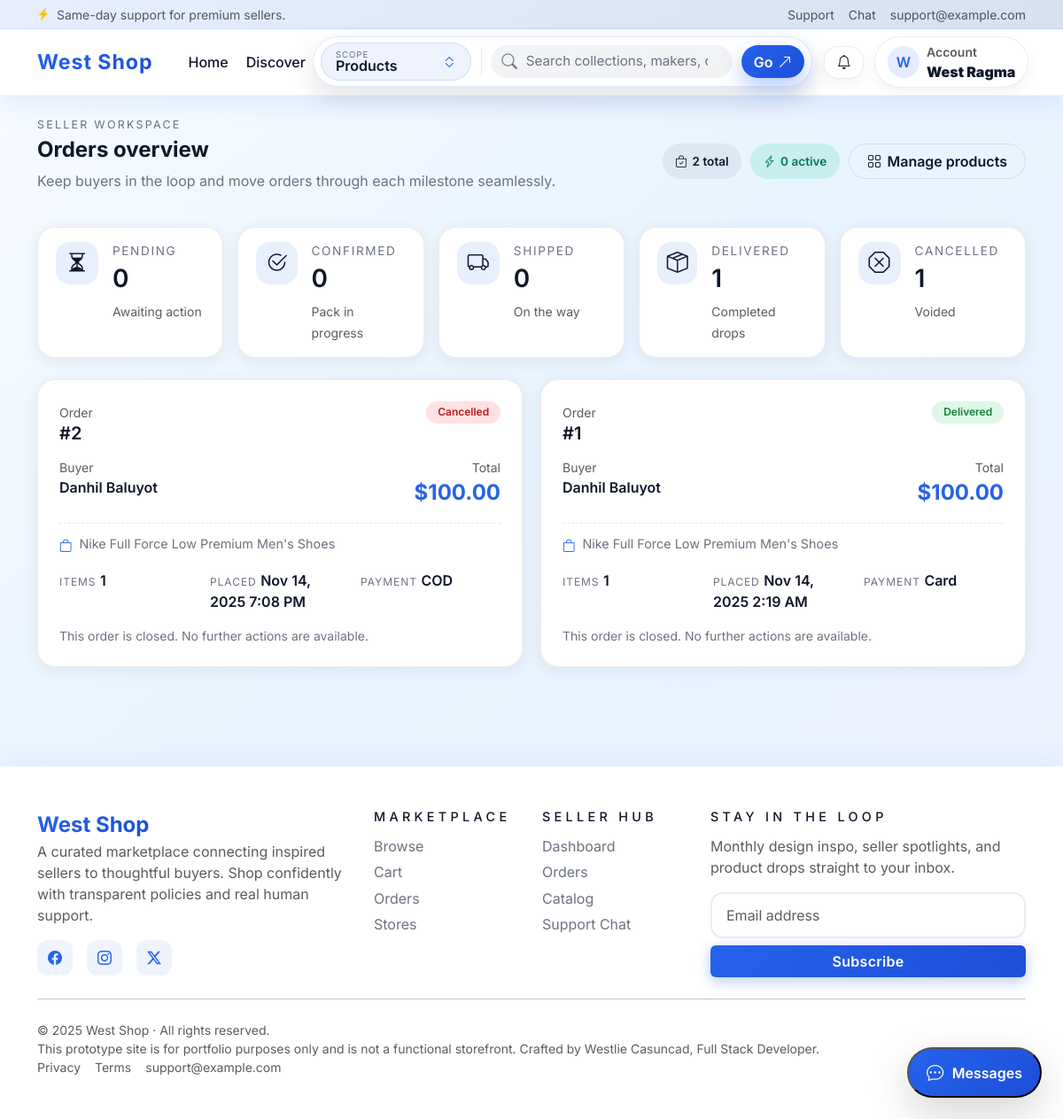
The app's page /seller/orders.php (signed in) with its own data.
### tables this page shows
CREATE TABLE `orders` (
  `order_id` int(11) NOT NULL,
  `buyer_id` int(11) DEFAULT NULL,
  `total_amount` decimal(10,2) NOT NULL DEFAULT 0.00,
  `payment_method` varchar(50) DEFAULT NULL,
  `status` enum('Pending','Confirmed','Shipped','Delivered','Cancelled') DEFAULT 'Pending',
  `cancel_reason` text DEFAULT NULL,
  `created_at` timestamp NOT NULL DEFAULT current_timestamp(),
  `coupon_id` int(11) DEFAULT NULL,
  `coupon_code` varchar(50) DEFAULT NULL,
  `discount_amount` decimal(10,2) DEFAULT 0.00
);

CREATE TABLE `users` (
  `user_id` int(11) NOT NULL,
  `role` enum('buyer','seller','admin') NOT NULL,
  `name` varchar(100) NOT NULL,
  `email` varchar(100) NOT NULL,
  `password` varchar(255) NOT NULL,
  `phone` varchar(20) DEFAULT NULL,
  `address` text DEFAULT NULL,
  `status` enum('pending','approved','rejected') DEFAULT 'pending',
  `created_at` timestamp NOT NULL DEFAULT current_timestamp()
);

### includes/config.php (called while the page is built, shortened)
<?php
function base_url(string $path = ''): string {
    $base = rtrim(BASE_PATH, '/');
    $path = ltrim($path, '/');
    return $base . '/' . $path;
}
?>

### includes/functions.php (called while the page is built, shortened)
<?php
require_once __DIR__ . '/config.php';
function e(string $s): string { return htmlspecialchars($s, ENT_QUOTES, 'UTF-8'); }
function unread_notifications_count(int $userId): int {
    global $pdo; $stmt = $pdo->prepare('SELECT COUNT(*) FROM notifications WHERE user_id=? AND is_read=0'); $stmt->execute([$userId]); return (int)$stmt->fetchColumn();
}

### includes/auth.php (called while the page is built, shortened)
<?php
require_once __DIR__ . '/config.php';
require_once __DIR__ . '/functions.php';
function current_user(): ?array {
    return $_SESSION['user'] ?? null;
}

### seller/orders.php (the view, shortened to what this page needs)
<?php
require_once __DIR__ . '/../includes/config.php';
require_once __DIR__ . '/../includes/auth.php';
require_once __DIR__ . '/../includes/functions.php';
$u = current_user();
$ordersStmt = $pdo->prepare('SELECT o.*, u.name AS buyer_name,
    GROUP_CONCAT(DISTINCT p.name ORDER BY p.name SEPARATOR ", ") AS items_summary,
    SUM(oi.quantity) AS total_items
  FROM orders o
  JOIN order_items oi ON o.order_id = oi.order_id
  JOIN products p ON oi.product_id = p.product_id
  JOIN users u ON o.buyer_id = u.user_id
  WHERE p.seller_id = ?
  GROUP BY o.order_id
  ORDER BY o.created_at DESC');
$ordersStmt->execute([$u['user_id']]);
$orders = $ordersStmt->fetchAll(PDO::FETCH_ASSOC);
$statusMeta = [
  'Pending' => ['icon' => 'bi-hourglass-split', 'label' => 'Awaiting action', 'pill' => 'status-pill--warning'],
  'Confirmed' => ['icon' => 'bi-check2-circle', 'label' => 'Pack in progress', 'pill' => 'status-pill--neutral'],
  'Shipped' => ['icon' => 'bi-truck', 'label' => 'On the way', 'pill' => 'status-pill--success'],
  'Delivered' => ['icon' => 'bi-box-seam', 'label' => 'Completed drops', 'pill' => 'status-pill--success'],
  'Cancelled' => ['icon' => 'bi-x-octagon', 'label' => 'Voided', 'pill' => 'status-pill--danger'],
];
$statusCounts = array_fill_keys(array_keys($statusMeta), 0);
foreach ($orders as &$order) {
  $status = $order['status'] ?? 'Pending';
  $statusCounts[$status]++;
}
$totalOrders = count($orders);
$openOrders = max(0, $totalOrders - (($statusCounts['Delivered'] ?? 0) + ($statusCounts['Cancelled'] ?? 0)));
include __DIR__ . '/../templates/header.php';
?>
<section class="section-shell">
  <div class="section-heading">
    <div>
      <p class="section-heading__eyebrow mb-1">Seller workspace</p>
      <h1 class="section-heading__title mb-0">Orders overview</h1>
      <p class="page-subtitle mt-2">Keep buyers in the loop and move orders through each milestone seamlessly.</p>
    </div>
    <div class="section-heading__actions flex-wrap">
      <span class="badge-chip"><i class="bi bi-bag-check"></i> <?php echo $totalOrders; ?> total</span>
      <span class="badge-chip badge-mint"><i class="bi bi-lightning-charge"></i> <?php echo $openOrders; ?> active</span>
      <a href="<?php echo e(base_url('seller/products.php')); ?>" class="pill-link"><i class="bi bi-grid"></i> Manage products</a>
    </div>
  </div>
  <div class="seller-stats-grid mb-4">
    <?php foreach ($statusMeta as $statusKey => $meta): ?>
      <div class="seller-stat-card">
        <div class="seller-stat-icon"><i class="bi <?php echo $meta['icon']; ?>"></i></div>
        <div>
          <div class="seller-stat-label"><?php echo e(strtoupper($statusKey)); ?></div>
          <div class="seller-stat__value fs-3 mb-1"><?php echo $statusCounts[$statusKey] ?? 0; ?></div>
          <small class="text-muted"><?php echo e($meta['label']); ?></small>
        </div>
      </div>
    <?php endforeach; ?>
  </div>
  <?php if($orders): ?>
    <div class="seller-orders-grid">
      <?php foreach($orders as $o):
        $statusKey = $o['status'] ?? 'Pending';
        $pillClass = $statusMeta[$statusKey]['pill'] ?? 'status-pill--neutral';
        $orderDate = $o['created_at'] ? date('M d, Y g:i A', strtotime($o['created_at'])) : '—';
        $isClosed = in_array($statusKey, ['Delivered','Cancelled'], true);
        $itemSummary = trim((string)$o['items_summary']);
      ?>
        <div class="seller-order-card">
          <div class="seller-order-card__top">
            <div>
              <span class="text-muted small">Order</span>
              <h5 class="mb-0">#<?php echo (int)$o['order_id']; ?></h5>
            </div>
            <span class="status-pill <?php echo $pillClass; ?>"><?php echo e($statusKey); ?></span>
          </div>
          <div class="d-flex flex-wrap justify-content-between align-items-start gap-3">
            <div>
              <span class="text-muted small d-block">Buyer</span>
              <span class="seller-order-card__buyer"><?php echo e($o['buyer_name']); ?></span>
            </div>
            <div class="text-end">
              <span class="text-muted small d-block">Total</span>
              <span class="seller-order-card__total">$<?php echo number_format((float)$o['total_amount'], 2); ?></span>
            </div>
          </div>
          <?php if($itemSummary): ?>
            <div class="seller-order-card__items">
              <i class="bi bi-bag"></i>
              <span><?php echo e($itemSummary); ?></span>
            </div>
          <?php endif; ?>
          <div class="seller-order-card__meta">
            <div>
              <span class="seller-order-card__meta-label">Items</span>
              <span class="seller-order-card__meta-value"><?php echo $o['total_items'] ?: '—'; ?></span>
            </div>
            <div>
              <span class="seller-order-card__meta-label">Placed</span>
              <span class="seller-order-card__meta-value"><?php echo e($orderDate); ?></span>
            </div>
            <div>
              <span class="seller-order-card__meta-label">Payment</span>
              <span class="seller-order-card__meta-value"><?php echo e($o['payment_method'] ?: 'Not set'); ?></span>
            </div>
          </div>
          <?php if($isClosed): ?>
            <div class="text-muted-soft small">This order is closed. No further actions are available.</div>
          <?php endif; ?>
        </div>
      <?php endforeach; ?>
    </div>
  <?php endif; ?>
</section>
<?php include __DIR__ . '/../templates/footer.php'; ?>

### assets/css/theme.css (style rules this page uses)
:root { --primary: #2563eb; --primary-dark: #1d4ed8; --primary-light: #9db5ff; --accent: #facc15; --accent-dark: #f59e0b; --mint: #34d399; --mint-dark: #047857; --rose: #fb7185; --rose-dark: #9f1239; --bg-soft: #f4f7ff; --bg-muted: #e6edff; --text: #0f172a; --text-light: #6b7280; --card-radius: 1.25rem; --shadow-sm: 0 4px 18px rgba(15, 23, 42, 0.07); --shadow-md: 0 12px 32px rgba(37, 99, 235, 0.18); --shadow-lg: 0 18px 50px rgba(37, 99, 235, 0.25); }
*, *::before, *::after { box-sizing: border-box; transition: all 0.2s ease; }
body { font-family: 'Inter', 'Poppins', system-ui, -apple-system, BlinkMacSystemFont, 'Segoe UI', sans-serif; background: linear-gradient(135deg, #f7fbff 0%, #e8f4ff 45%, #ecf2ff 100%); min-height: 100vh; color: var(--text); overflow-x: hidden; }
.bg-soft { background-color: var(--bg-soft) !important; }
.text-muted-soft { color: var(--text-light) !important; }
.badge-chip { display: inline-flex; align-items: center; gap: 0.35rem; font-size: 0.85rem; font-weight: 600; padding: 0.35rem 0.9rem; border-radius: 999px; color: var(--text); background: rgba(15, 23, 42, 0.06); }
.badge-mint { background: rgba(52, 211, 153, 0.18); color: var(--mint-dark); }
.section-shell { margin-bottom: 2.5rem; }
.section-heading { display: flex; flex-wrap: wrap; justify-content: space-between; align-items: center; gap: 1rem; margin-bottom: 1.5rem; }
.section-heading__eyebrow { text-transform: uppercase; letter-spacing: 0.18em; font-size: 0.78rem; color: var(--text-light); }
.section-heading__title { font-size: clamp(1.35rem, 2vw, 1.8rem); font-weight: 700; color: var(--text); }
.section-heading__actions { display: flex; gap: 0.65rem; }
.pill-link { display: inline-flex; align-items: center; gap: 0.4rem; padding: 0.45rem 1.25rem; border-radius: 999px; border: 1px solid rgba(15, 23, 42, 0.1); text-decoration: none; color: var(--text); font-weight: 600; }
.page-subtitle { color: var(--text-light); max-width: 640px; }
h5, h4, h3, h2, h1 { color: var(--text); font-weight: 600; }
.seller-stats-grid { display: grid; grid-template-columns: repeat(auto-fit, minmax(210px, 1fr)); gap: 1rem; }
.seller-stat-card { border-radius: var(--card-radius); border: 1px solid rgba(15, 23, 42, 0.08); background: #fff; padding: 1rem 1.25rem; display: flex; gap: 1rem; text-decoration: none; color: inherit; box-shadow: var(--shadow-sm); }
.seller-stat-icon { width: 48px; height: 48px; border-radius: 16px; background: rgba(37, 99, 235, 0.1); display: grid; place-items: center; font-size: 1.5rem; }
.seller-stat-label { font-size: 0.85rem; text-transform: uppercase; letter-spacing: 0.12em; color: var(--text-light); }
.seller-stats-grid { margin-top: 1rem; margin-bottom: 1.5rem; display: grid; grid-template-columns: repeat(auto-fit, minmax(200px, 1fr)); gap: 1rem; }
.seller-stat__value { font-size: 1.75rem; font-weight: 600; margin-bottom: 0.25rem; }
.status-pill { padding: 0.2rem 0.8rem; border-radius: 999px; font-size: 0.75rem; font-weight: 600; text-transform: capitalize; }
.status-pill--success { background: rgba(34, 197, 94, 0.15); color: #15803d; }
.status-pill--danger { background: rgba(248, 113, 113, 0.2); color: #b91c1c; }
.seller-orders-grid { display: grid; grid-template-columns: repeat(auto-fit, minmax(320px, 1fr)); gap: 1.25rem; }
.seller-order-card { border: 1px solid rgba(15, 23, 42, 0.08); border-radius: var(--card-radius); padding: 1.5rem; background: #fff; box-shadow: var(--shadow-sm); display: flex; flex-direction: column; gap: 1rem; height: 100%; }
.seller-order-card__top { display: flex; justify-content: space-between; align-items: flex-start; gap: 0.75rem; }
.seller-order-card__buyer { font-weight: 600; font-size: 1rem; }
.seller-order-card__total { font-size: 1.5rem; font-weight: 700; color: var(--primary); }
.seller-order-card__items { display: flex; align-items: flex-start; gap: 0.5rem; font-size: 0.9rem; color: var(--text-light); padding-top: 0.75rem; border-top: 1px dashed rgba(15, 23, 42, 0.1); }
.seller-order-card__items i { color: var(--primary); margin-top: 0.15rem; }
.seller-order-card__meta { display: grid; grid-template-columns: repeat(auto-fit, minmax(140px, 1fr)); gap: 0.75rem; }
.seller-order-card__meta-label { font-size: 0.75rem; text-transform: uppercase; letter-spacing: 0.08em; color: var(--text-light); }
.seller-order-card__meta-value { font-weight: 600; color: var(--text); }

### records on screen
orders: order_id "2", status "Cancelled", buyer.name "Danhil Baluyot", total_amount "100.00", itemSummary "Nike Full Force Low Premium Men's Shoes", total_items "1", created_at "Nov 14, 2025 7:08 PM", payment_method "COD", shows "This order is closed. No further actions are available."
orders: order_id "1", status "Delivered", buyer.name "Danhil Baluyot", total_amount "100.00", itemSummary "Nike Full Force Low Premium Men's Shoes", total_items "1", created_at "Nov 14, 2025 2:19 AM", payment_method "Card", shows "This order is closed. No further actions are available."

### other values on screen
APP_NAME "West Shop"
$item['label'] "Home"
$item['label'] "Discover"
substr($u['name'],0,1) "W"
$u['name'] "West Ragma"
$totalOrders "2"
$openOrders "0"
$statusKey "PENDING"
$statusCounts[$statusKey] "0"
$meta['label'] "Awaiting action"
$statusKey "CONFIRMED"
$meta['label'] "Pack in progress"
$statusKey "SHIPPED"
$meta['label'] "On the way"
$statusKey "DELIVERED"
